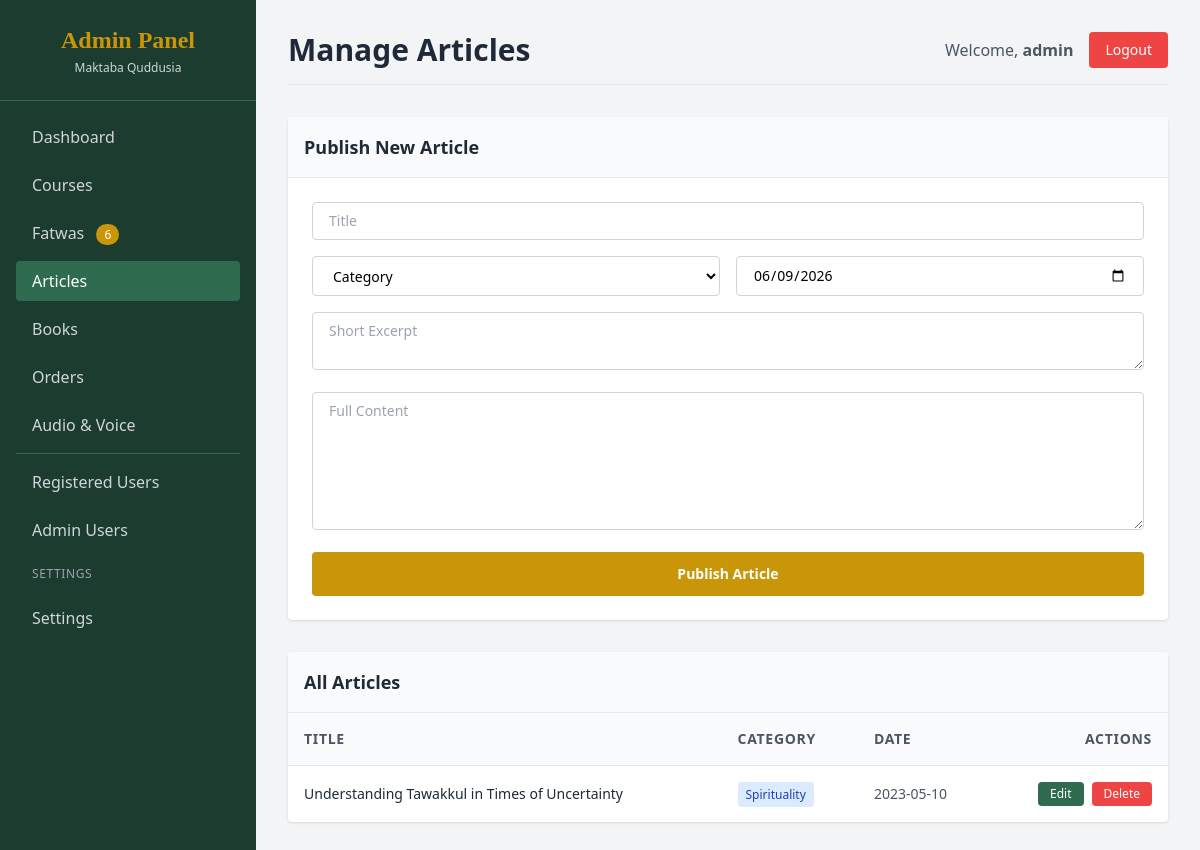
/admin/articles.php (signed in), run on the app's committed database.
### tables this page shows
CREATE TABLE `articles` (
  `id` int(11) NOT NULL,
  `title` varchar(255) NOT NULL,
  `slug` varchar(255) NOT NULL,
  `excerpt` text DEFAULT NULL,
  `content` longtext NOT NULL,
  `category` varchar(100) DEFAULT NULL,
  `date_published` date NOT NULL,
  `created_at` timestamp NOT NULL DEFAULT current_timestamp()
);

### admin/articles.php (the view, shortened to what this page needs)
<?php
require_once '../config.php';
$articles = $pdo->query("SELECT * FROM articles ORDER BY date_published DESC")->fetchAll();
$pending_fatwas = $pdo->query("SELECT COUNT(*) FROM fatwas WHERE status = 'Pending'")->fetchColumn();
$today = date('Y-m-d');
$edit_article = null;
?>
<!DOCTYPE html>
<html lang="en">
<head>
    <script src="https://cdn.tailwindcss.com"></script>
</head>
<body class="bg-gray-100 font-sans">
<div class="min-h-screen flex flex-col md:flex-row">
    <aside class="w-full md:w-64 bg-green-deep text-white flex-shrink-0">
        <div class="p-6 border-b border-green-mid text-center">
            <h2 class="text-2xl font-serif text-gold font-bold">Admin Panel</h2>
            <p class="text-xs text-gray-300 mt-1">Maktaba Quddusia</p>
        </div>
        <nav class="p-4 space-y-2">
            <a href="dashboard.php" class="block py-2 px-4 hover:bg-green-mid rounded text-gray-300 transition">Dashboard</a>
            <a href="courses.php"   class="block py-2 px-4 hover:bg-green-mid rounded text-gray-300 transition">Courses</a>
            <a href="fatwas.php"    class="block py-2 px-4 hover:bg-green-mid rounded text-gray-300 transition">
                Fatwas
                <?php if ($pending_fatwas > 0): ?>
                    <span class="bg-gold text-white text-xs px-2 py-0.5 rounded-full ml-2"><?php echo $pending_fatwas; ?></span>
                <?php endif; ?>
            </a>
            <a href="articles.php"  class="block py-2 px-4 bg-green-mid rounded text-white font-medium">Articles</a>
            <a href="books.php"     class="block py-2 px-4 hover:bg-green-mid rounded text-gray-300 transition">Books</a>
            <a href="orders.php"    class="block py-2 px-4 hover:bg-green-mid rounded text-gray-300 transition">Orders</a>
            <a href="audios.php"    class="block py-2 px-4 hover:bg-green-mid rounded text-gray-300 transition">Audio &amp; Voice</a>
            <hr class="my-2 border-green-mid">
            <a href="manage_users.php" class="block py-2 px-4 hover:bg-green-mid rounded text-gray-300 transition">
                Registered Users
            </a>
            <a href="users.php" class="block py-2 px-4 hover:bg-green-mid rounded text-gray-300 transition">Admin Users</a>
             <div class="px-4 py-2 text-xs text-gray-400 uppercase tracking-wider">Settings</div>
            <a href="settings.php" class="block py-2 px-4 hover:bg-green-mid rounded text-gray-300 transition">Settings</a>
        </nav>
    </aside>
    <main class="flex-1 p-8">
        <header class="flex justify-between items-center mb-8 border-b pb-4">
            <h1 class="text-3xl font-bold text-gray-800">Manage Articles</h1>
            <div class="flex items-center space-x-4">
                <span class="text-gray-600">Welcome, <strong><?php echo htmlspecialchars($_SESSION['admin_username']); ?></strong></span>
                <form method="POST" action="" class="inline">
                    <button type="submit" class="bg-red-500 hover:bg-red-600 text-white px-4 py-2 rounded text-sm transition">Logout</button>
                </form>
            </div>
        </header>
        <div class="bg-white rounded shadow mb-8">
            <div class="p-4 border-b border-gray-200 bg-gray-50 rounded-t">
                <h2 class="text-lg font-bold text-gray-800">
                    <?php echo $edit_article ? 'Edit Article' : 'Publish New Article'; ?>
                </h2>
            </div>
            <div class="p-6">
                <form method="POST" action="articles.php">
                    <input
                        type="text"
                        name="title"
                        placeholder="Title"
                        value="<?php echo $edit_article ? htmlspecialchars($edit_article['title']) : ''; ?>"
                        required
                        class="w-full border border-gray-300 rounded px-4 py-2 mb-4 text-sm focus:outline-none focus:border-gold"
                    />
                    <div class="grid grid-cols-1 md:grid-cols-2 gap-4 mb-4">
                        <select name="category" required class="border border-gray-300 rounded px-4 py-2 text-sm focus:outline-none focus:border-gold bg-white">
                            <option value="" disabled selected>Category</option>
                        </select>
                        <input
                            type="date"
                            name="date"
                            min="<?php echo $today; ?>"
                            value="<?php echo $edit_article ? htmlspecialchars($edit_article['date_published']) : $today; ?>"
                            required
                            class="border border-gray-300 rounded px-4 py-2 text-sm focus:outline-none focus:border-gold"
                        />
                    </div>
                    <textarea
                        name="excerpt"
                        placeholder="Short Excerpt"
                        rows="2"
                        class="w-full border border-gray-300 rounded px-4 py-2 mb-4 text-sm focus:outline-none focus:border-gold resize-y"
                    ><?php echo $edit_article ? htmlspecialchars($edit_article['excerpt']) : ''; ?></textarea>
                    <textarea
                        name="content"
                        placeholder="Full Content"
                        rows="6"
                        class="w-full border border-gray-300 rounded px-4 py-2 mb-4 text-sm focus:outline-none focus:border-gold resize-y"
                    ><?php echo $edit_article ? htmlspecialchars($edit_article['content']) : ''; ?></textarea>
                    <div class="flex gap-3">
                        <button type="submit"
                            class="flex-1 bg-gold hover:bg-yellow-600 text-white font-semibold py-3 rounded transition text-sm">
                            <?php echo $edit_article ? 'Save Changes' : 'Publish Article'; ?>
                        </button>
                    </div>
                </form>
            </div>
        </div>
        <div class="bg-white rounded shadow">
            <div class="p-4 border-b border-gray-200 bg-gray-50 rounded-t">
                <h2 class="text-lg font-bold text-gray-800">All Articles</h2>
            </div>
            <div class="overflow-x-auto">
                <table class="w-full text-left border-collapse">
                    <thead>
                        <tr class="bg-gray-50 text-gray-600 text-sm uppercase tracking-wider">
                            <th class="p-4 border-b border-gray-200 font-semibold">Title</th>
                            <th class="p-4 border-b border-gray-200 font-semibold">Category</th>
                            <th class="p-4 border-b border-gray-200 font-semibold">Date</th>
                            <th class="p-4 border-b border-gray-200 font-semibold text-right">Actions</th>
                        </tr>
                    </thead>
                    <tbody>
                        <?php if (empty($articles)): ?>
                            <tr>
                                <td colspan="4" class="p-4 text-center text-gray-500">No articles yet.</td>
                            </tr>
                        <?php else: ?>
                            <?php foreach ($articles as $a): ?>
                                <tr class="hover:bg-gray-50 transition border-b border-gray-100 last:border-b-0">
                                    <td class="p-4 text-sm text-gray-800"><?php echo htmlspecialchars($a['title']); ?></td>
                                    <td class="p-4 text-sm">
                                        <span class="bg-blue-100 text-blue-800 px-2 py-1 rounded text-xs">
                                            <?php echo htmlspecialchars($a['category']); ?>
                                        </span>
                                    </td>
                                    <td class="p-4 text-sm text-gray-600"><?php echo htmlspecialchars($a['date_published']); ?></td>
                                    <td class="p-4 text-sm text-right">
                                        <div class="flex justify-end gap-2">
                                            <a href="articles.php?edit=<?php echo $a['id']; ?>"
                                               class="bg-green-mid hover:bg-green-deep text-white px-3 py-1 rounded transition text-xs">
                                                Edit
                                            </a>
                                            <form method="POST" action="articles.php" onsubmit="return confirm('Delete this article?')">
                                                <button type="submit"
                                                    class="bg-red-500 hover:bg-red-600 text-white px-3 py-1 rounded transition text-xs">
                                                    Delete
                                                </button>
                                            </form>
                                        </div>
                                    </td>
                                </tr>
                            <?php endforeach; ?>
                        <?php endif; ?>
                    </tbody>
                </table>
            </div>
        </div>
    </main>
</div>
</body>
</html>

### data on the page
articles: title "Understanding Tawakkul in Times of Uncertainty", category "Spirituality", date_published "2023-05-10"

### other printed values
$pending_fatwas "6"
$_SESSION['admin_username'] "admin"
